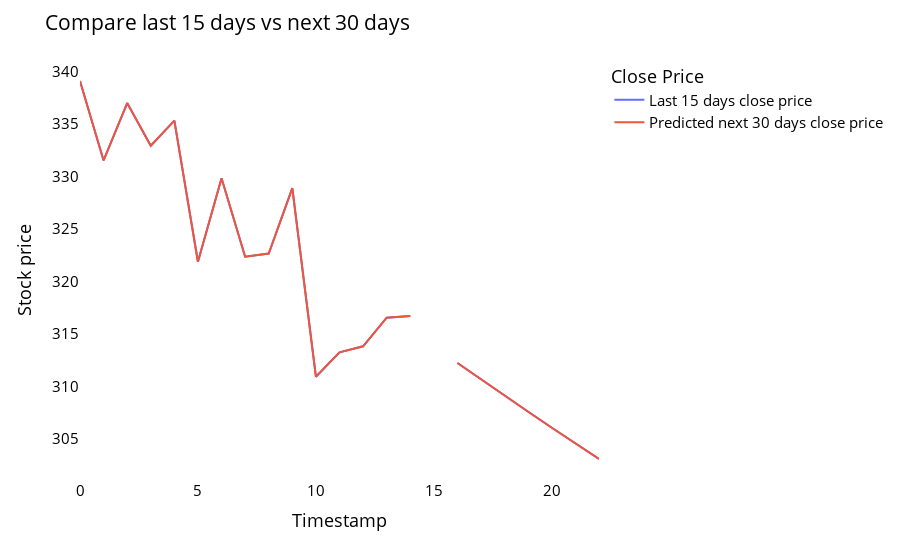

The notebook cell this image was saved under:
### Code cell
temp_mat = np.empty((len(last_days)+pred_days+1,1))
temp_mat[:] = np.nan
temp_mat = temp_mat.reshape(1,-1).tolist()[0]

last_original_days_value = temp_mat
next_predicted_days_value = temp_mat

last_original_days_value[0:time_step+1] = scaler.inverse_transform(closedf[len(closedf)-time_step:]).reshape(1,-1).tolist()[0]
next_predicted_days_value[time_step+1:] = scaler.inverse_transform(np.array(lst_output).reshape(-1,1)).reshape(1,-1).tolist()[0]

new_pred_plot = pd.DataFrame({
    'last_original_days_value':last_original_days_value,
    'next_predicted_days_value':next_predicted_days_value
})

names = cycle(['Last 15 days close price','Predicted next 30 days close price'])

fig = px.line(new_pred_plot,x=new_pred_plot.index, y=[new_pred_plot['last_original_days_value'],
                                                      new_pred_plot['next_predicted_days_value']],
              labels={'value': 'Stock price','index': 'Timestamp'})
fig.update_layout(title_text='Compare last 15 days vs next 30 days',
                  plot_bgcolor='white', font_size=15, font_color='black',legend_title_text='Close Price')

fig.for_each_trace(lambda t:  t.update(name = next(names)))
fig.update_xaxes(showgrid=False)
fig.update_yaxes(showgrid=False)
fig.show()
fbitfile= open("bnb.txt", "wb")
pickle.dump((next_predicted_days_value),fbitfile)
fbitfile.close()

### Figure 1 — Plotly figure (JSON) as saved in the notebook; plotly's stock layout.template omitted (floating-point values rounded to 4 significant figures)
{"data": [{"hovertemplate": "variable=last_original_days_value<br>Timestamp=%{x}<br>Stock price=%{y}<extra></extra>", "legendgroup": "last_original_days_value", "line": {"color": "#636efa", "dash": "solid"}, "marker": {"symbol": "circle"}, "mode": "lines", "name": "Last 15 days close price", "orientation": "v", "showlegend": true, "type": "scatter", "x": [0, 1, 2, 3, 4, 5, 6, 7, 8, 9, 10, 11, 12, 13, 14, 15, 16, 17, 18, 19, 20, 21, 22], "xaxis": "x", "y": [339.1, 331.5, 337.0, 332.9, 335.3, 321.9, 329.8, 322.4, 322.7, 328.9, 310.9, 313.3, 313.8, 316.6, 316.7, null, 312.3, 310.7, 309.1, 307.6, 306.1, 304.6, 303.1], "yaxis": "y"}, {"hovertemplate": "variable=next_predicted_days_value<br>Timestamp=%{x}<br>Stock price=%{y}<extra></extra>", "legendgroup": "next_predicted_days_value", "line": {"color": "#EF553B", "dash": "solid"}, "marker": {"symbol": "circle"}, "mode": "lines", "name": "Predicted next 30 days close price", "orientation": "v", "showlegend": true, "type": "scatter", "x": [0, 1, 2, 3, 4, 5, 6, 7, 8, 9, 10, 11, 12, 13, 14, 15, 16, 17, 18, 19, 20, 21, 22], "xaxis": "x", "y": [339.1, 331.5, 337.0, 332.9, 335.3, 321.9, 329.8, 322.4, 322.7, 328.9, 310.9, 313.3, 313.8, 316.6, 316.7, null, 312.3, 310.7, 309.1, 307.6, 306.1, 304.6, 303.1], "yaxis": "y"}], "layout": {"font": {"color": "black", "size": 15}, "legend": {"title": {"text": "Close Price"}, "tracegroupgap": 0}, "margin": {"t": 60}, "plot_bgcolor": "white", "title": {"text": "Compare last 15 days vs next 30 days"}, "xaxis": {"anchor": "y", "domain": [0, 1], "showgrid": false, "title": {"text": "Timestamp"}}, "yaxis": {"anchor": "x", "domain": [0, 1], "showgrid": false, "title": {"text": "Stock price"}}}}
